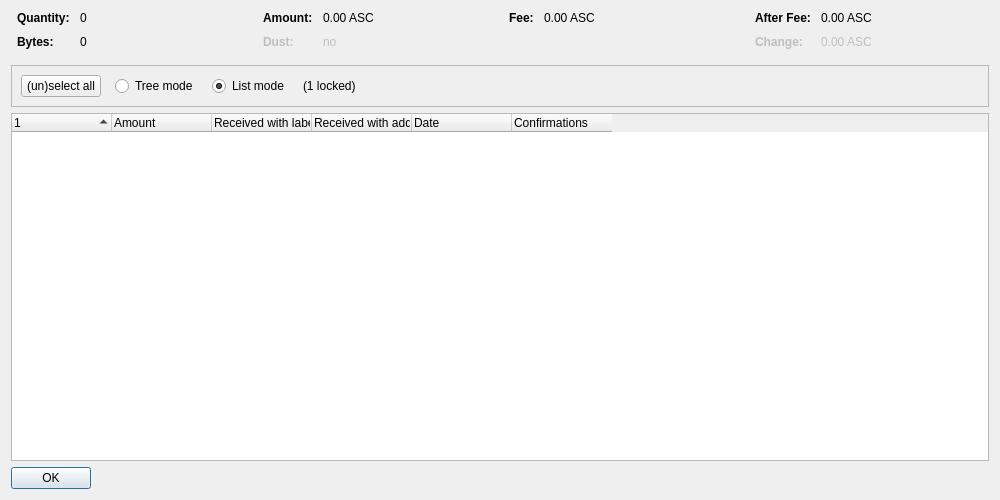
<?xml version="1.0" encoding="UTF-8"?>
<ui version="4.0">
 <class>CoinControlDialog</class>
 <widget class="QDialog" name="CoinControlDialog">
  <property name="geometry">
   <rect>
    <x>0</x>
    <y>0</y>
    <width>1000</width>
    <height>500</height>
   </rect>
  </property>
  <property name="windowTitle">
   <string>Coin Selection</string>
  </property>
  <layout class="QVBoxLayout" name="verticalLayout">
   <item>
    <layout class="QHBoxLayout" name="horizontalLayoutTop" stretch="0,0,0,0">
     <property name="topMargin">
      <number>0</number>
     </property>
     <property name="bottomMargin">
      <number>10</number>
     </property>
     <item>
      <layout class="QFormLayout" name="formLayoutCoinControl1">
       <property name="horizontalSpacing">
        <number>10</number>
       </property>
       <property name="verticalSpacing">
        <number>10</number>
       </property>
       <property name="leftMargin">
        <number>6</number>
       </property>
       <property name="rightMargin">
        <number>6</number>
       </property>
       <item row="0" column="0">
        <widget class="QLabel" name="labelCoinControlQuantityText">
         <property name="font">
          <font>
           <weight>75</weight>
           <bold>true</bold>
          </font>
         </property>
         <property name="text">
          <string>Quantity:</string>
         </property>
        </widget>
       </item>
       <item row="0" column="1">
        <widget class="QLabel" name="labelCoinControlQuantity">
         <property name="cursor">
          <cursorShape>IBeamCursor</cursorShape>
         </property>
         <property name="contextMenuPolicy">
          <enum>Qt::ActionsContextMenu</enum>
         </property>
         <property name="text">
          <string notr="true">0</string>
         </property>
         <property name="textInteractionFlags">
          <set>Qt::LinksAccessibleByMouse|Qt::TextSelectableByKeyboard|Qt::TextSelectableByMouse</set>
         </property>
        </widget>
       </item>
       <item row="1" column="0">
        <widget class="QLabel" name="labelCoinControlBytesText">
         <property name="font">
          <font>
           <weight>75</weight>
           <bold>true</bold>
          </font>
         </property>
         <property name="text">
          <string>Bytes:</string>
         </property>
        </widget>
       </item>
       <item row="1" column="1">
        <widget class="QLabel" name="labelCoinControlBytes">
         <property name="cursor">
          <cursorShape>IBeamCursor</cursorShape>
         </property>
         <property name="contextMenuPolicy">
          <enum>Qt::ActionsContextMenu</enum>
         </property>
         <property name="text">
          <string notr="true">0</string>
         </property>
         <property name="textInteractionFlags">
          <set>Qt::LinksAccessibleByMouse|Qt::TextSelectableByKeyboard|Qt::TextSelectableByMouse</set>
         </property>
        </widget>
       </item>
      </layout>
     </item>
     <item>
      <layout class="QFormLayout" name="formLayoutCoinControl2">
       <property name="horizontalSpacing">
        <number>10</number>
       </property>
       <property name="verticalSpacing">
        <number>10</number>
       </property>
       <property name="leftMargin">
        <number>6</number>
       </property>
       <property name="rightMargin">
        <number>6</number>
       </property>
       <item row="0" column="0">
        <widget class="QLabel" name="labelCoinControlAmountText">
         <property name="font">
          <font>
           <weight>75</weight>
           <bold>true</bold>
          </font>
         </property>
         <property name="text">
          <string>Amount:</string>
         </property>
        </widget>
       </item>
       <item row="0" column="1">
        <widget class="QLabel" name="labelCoinControlAmount">
         <property name="cursor">
          <cursorShape>IBeamCursor</cursorShape>
         </property>
         <property name="contextMenuPolicy">
          <enum>Qt::ActionsContextMenu</enum>
         </property>
         <property name="text">
          <string notr="true">0.00 ASC</string>
         </property>
         <property name="textInteractionFlags">
          <set>Qt::LinksAccessibleByMouse|Qt::TextSelectableByKeyboard|Qt::TextSelectableByMouse</set>
         </property>
        </widget>
       </item>
       <item row="1" column="0">
        <widget class="QLabel" name="labelCoinControlLowOutputText">
         <property name="enabled">
          <bool>false</bool>
         </property>
         <property name="font">
          <font>
           <weight>75</weight>
           <bold>true</bold>
          </font>
         </property>
         <property name="text">
          <string>Dust:</string>
         </property>
        </widget>
       </item>
       <item row="1" column="1">
        <widget class="QLabel" name="labelCoinControlLowOutput">
         <property name="enabled">
          <bool>false</bool>
         </property>
         <property name="cursor">
          <cursorShape>IBeamCursor</cursorShape>
         </property>
         <property name="contextMenuPolicy">
          <enum>Qt::ActionsContextMenu</enum>
         </property>
         <property name="text">
          <string notr="true">no</string>
         </property>
         <property name="textInteractionFlags">
          <set>Qt::LinksAccessibleByMouse|Qt::TextSelectableByKeyboard|Qt::TextSelectableByMouse</set>
         </property>
        </widget>
       </item>
      </layout>
     </item>
     <item>
      <layout class="QFormLayout" name="formLayoutCoinControl3">
       <property name="horizontalSpacing">
        <number>10</number>
       </property>
       <property name="verticalSpacing">
        <number>10</number>
       </property>
       <property name="leftMargin">
        <number>6</number>
       </property>
       <property name="rightMargin">
        <number>6</number>
       </property>
       <item row="0" column="0">
        <widget class="QLabel" name="labelCoinControlFeeText">
         <property name="font">
          <font>
           <weight>75</weight>
           <bold>true</bold>
          </font>
         </property>
         <property name="text">
          <string>Fee:</string>
         </property>
        </widget>
       </item>
       <item row="0" column="1">
        <widget class="QLabel" name="labelCoinControlFee">
         <property name="cursor">
          <cursorShape>IBeamCursor</cursorShape>
         </property>
         <property name="contextMenuPolicy">
          <enum>Qt::ActionsContextMenu</enum>
         </property>
         <property name="text">
          <string notr="true">0.00 ASC</string>
         </property>
         <property name="textInteractionFlags">
          <set>Qt::LinksAccessibleByMouse|Qt::TextSelectableByKeyboard|Qt::TextSelectableByMouse</set>
         </property>
        </widget>
       </item>
      </layout>
     </item>
     <item>
      <layout class="QFormLayout" name="formLayoutCoinControl4">
       <property name="horizontalSpacing">
        <number>10</number>
       </property>
       <property name="verticalSpacing">
        <number>10</number>
       </property>
       <property name="leftMargin">
        <number>6</number>
       </property>
       <property name="rightMargin">
        <number>6</number>
       </property>
       <item row="0" column="0">
        <widget class="QLabel" name="labelCoinControlAfterFeeText">
         <property name="font">
          <font>
           <weight>75</weight>
           <bold>true</bold>
          </font>
         </property>
         <property name="text">
          <string>After Fee:</string>
         </property>
        </widget>
       </item>
       <item row="0" column="1">
        <widget class="QLabel" name="labelCoinControlAfterFee">
         <property name="cursor">
          <cursorShape>IBeamCursor</cursorShape>
         </property>
         <property name="contextMenuPolicy">
          <enum>Qt::ActionsContextMenu</enum>
         </property>
         <property name="text">
          <string notr="true">0.00 ASC</string>
         </property>
         <property name="textInteractionFlags">
          <set>Qt::LinksAccessibleByMouse|Qt::TextSelectableByKeyboard|Qt::TextSelectableByMouse</set>
         </property>
        </widget>
       </item>
       <item row="1" column="0">
        <widget class="QLabel" name="labelCoinControlChangeText">
         <property name="enabled">
          <bool>false</bool>
         </property>
         <property name="font">
          <font>
           <weight>75</weight>
           <bold>true</bold>
          </font>
         </property>
         <property name="text">
          <string>Change:</string>
         </property>
        </widget>
       </item>
       <item row="1" column="1">
        <widget class="QLabel" name="labelCoinControlChange">
         <property name="enabled">
          <bool>false</bool>
         </property>
         <property name="cursor">
          <cursorShape>IBeamCursor</cursorShape>
         </property>
         <property name="contextMenuPolicy">
          <enum>Qt::ActionsContextMenu</enum>
         </property>
         <property name="text">
          <string notr="true">0.00 ASC</string>
         </property>
         <property name="textInteractionFlags">
          <set>Qt::LinksAccessibleByMouse|Qt::TextSelectableByKeyboard|Qt::TextSelectableByMouse</set>
         </property>
        </widget>
       </item>
      </layout>
     </item>
    </layout>
   </item>
   <item>
    <widget class="QFrame" name="frame">
     <property name="minimumSize">
      <size>
       <width>0</width>
       <height>40</height>
      </size>
     </property>
     <property name="frameShape">
      <enum>QFrame::StyledPanel</enum>
     </property>
     <property name="frameShadow">
      <enum>QFrame::Sunken</enum>
     </property>
     <layout class="QHBoxLayout" name="horizontalLayout">
      <item>
       <layout class="QHBoxLayout" name="horizontalLayoutPanel" stretch="0,0,0,0,0">
        <property name="spacing">
         <number>14</number>
        </property>
        <item>
         <widget class="QPushButton" name="pushButtonSelectAll">
          <property name="sizePolicy">
           <sizepolicy hsizetype="Maximum" vsizetype="Fixed">
            <horstretch>0</horstretch>
            <verstretch>0</verstretch>
           </sizepolicy>
          </property>
          <property name="text">
           <string>(un)select all</string>
          </property>
          <property name="autoDefault">
           <bool>false</bool>
          </property>
         </widget>
        </item>
        <item>
         <widget class="QRadioButton" name="radioTreeMode">
          <property name="sizePolicy">
           <sizepolicy hsizetype="Maximum" vsizetype="Fixed">
            <horstretch>0</horstretch>
            <verstretch>0</verstretch>
           </sizepolicy>
          </property>
          <property name="text">
           <string>Tree mode</string>
          </property>
         </widget>
        </item>
        <item>
         <widget class="QRadioButton" name="radioListMode">
          <property name="sizePolicy">
           <sizepolicy hsizetype="Maximum" vsizetype="Fixed">
            <horstretch>0</horstretch>
            <verstretch>0</verstretch>
           </sizepolicy>
          </property>
          <property name="text">
           <string>List mode</string>
          </property>
          <property name="checked">
           <bool>true</bool>
          </property>
         </widget>
        </item>
        <item>
         <widget class="QLabel" name="labelLocked">
          <property name="text">
           <string notr="true">(1 locked)</string>
          </property>
         </widget>
        </item>
        <item>
         <spacer name="horizontalSpacer">
          <property name="orientation">
           <enum>Qt::Horizontal</enum>
          </property>
          <property name="sizeHint" stdset="0">
           <size>
            <width>40</width>
            <height>20</height>
           </size>
          </property>
         </spacer>
        </item>
       </layout>
      </item>
     </layout>
    </widget>
   </item>
   <item>
    <widget class="CoinControlTreeWidget" name="treeWidget">
     <property name="contextMenuPolicy">
      <enum>Qt::CustomContextMenu</enum>
     </property>
     <property name="sortingEnabled">
      <bool>false</bool>
     </property>
     <property name="columnCount">
      <number>6</number>
     </property>
     <attribute name="headerShowSortIndicator" stdset="0">
      <bool>true</bool>
     </attribute>
     <attribute name="headerStretchLastSection">
      <bool>false</bool>
     </attribute>
     <column>
      <property name="text">
       <string/>
      </property>
     </column>
     <column>
      <property name="text">
       <string>Amount</string>
      </property>
     </column>
     <column>
      <property name="text">
       <string>Received with label</string>
      </property>
     </column>
     <column>
      <property name="text">
       <string>Received with address</string>
      </property>
     </column>
     <column>
      <property name="text">
       <string>Date</string>
      </property>
     </column>
     <column>
      <property name="text">
       <string>Confirmations</string>
      </property>
      <property name="toolTip">
       <string>Confirmed</string>
      </property>
     </column>
     <column>
      <property name="text">
       <string/>
      </property>
     </column>
     <column>
      <property name="text">
       <string/>
      </property>
     </column>
     <column>
      <property name="text">
       <string/>
      </property>
     </column>
     <column>
      <property name="text">
       <string/>
      </property>
     </column>
    </widget>
   </item>
   <item>
    <widget class="QDialogButtonBox" name="buttonBox">
     <property name="sizePolicy">
      <sizepolicy hsizetype="Maximum" vsizetype="Fixed">
       <horstretch>0</horstretch>
       <verstretch>0</verstretch>
      </sizepolicy>
     </property>
     <property name="orientation">
      <enum>Qt::Horizontal</enum>
     </property>
     <property name="standardButtons">
      <set>QDialogButtonBox::Ok</set>
     </property>
    </widget>
   </item>
  </layout>
 </widget>
 <customwidgets>
  <customwidget>
   <class>CoinControlTreeWidget</class>
   <extends>QTreeWidget</extends>
   <header>qt/coincontroltreewidget.h</header>
  </customwidget>
 </customwidgets>
 <resources/>
 <connections/>
</ui>
